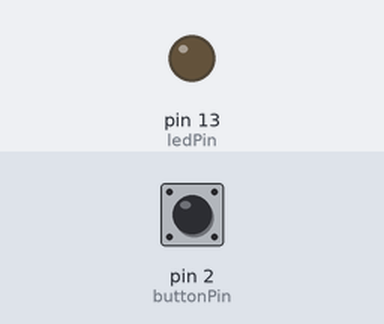
Bench run of a sketch on a simulated Arduino Uno, built with avr-gcc and run on an emulated ATmega328P. On the bench: output pins drawn as LEDs (lit = HIGH). The test bench sets the inputs (shaded band); at power-on: pin 2 (buttonPin) LOW.

Above: at 1.2 s.
1.3 s: pin 2 (buttonPin) pulled HIGH for 0.15 s
At 2.3 s:
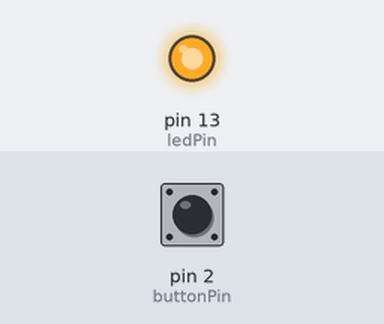
2.9 s: pin 2 (buttonPin) pulled HIGH for 1 s
At 3.5 s:
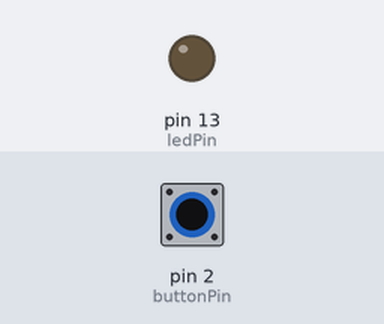
5.4 s: pin 2 (buttonPin) pulled HIGH for 3.2 s
At 6.6 s:
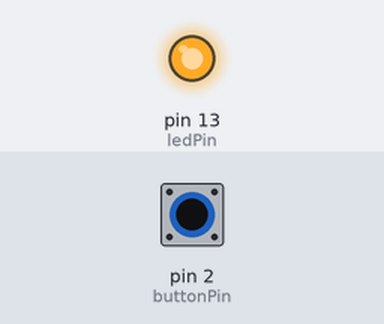
Timing chart, 0 to 8.4 s (numbered marks = the images above; inputs shaded):
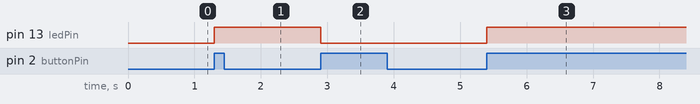

The sketch:

Bouton.ino
```cpp
/*
  Allumage de LED par bouton.
  Allume la LED quand on appuie sur le bouton.
 */

// Numéro de la broche à laquelle est connecté le bouton
const int buttonPin = 2;
// Numéro de la broche à laquelle est connectée la LED
const int ledPin =  13;
// lastState est vrai lorsque le bouton est appuyé
int lastState=0;

// ledState est vrai lorsque la led est allumé
int ledState=0;

void setup() {
  // indique que la broche de la LED est utilisée en sortie :
  // on va modifier sa tension
  pinMode(ledPin, OUTPUT);
  // indique que la broche du bouton est utilisée en entrée :
  // on va lire sa tension
  pinMode(buttonPin, INPUT);
}

void loop() {
  // lit l'état du bouton : appuyé si on lit 5V
  // éteint si on lit 0 V
  int buttonState = digitalRead(buttonPin);

  // Condition sur l'état du bouton
  if (buttonState == HIGH) {
    if (lastState==LOW){
    // s'il est à 5V (HIGH)
    // on allume la LED
      if (ledState ==0) {
        ledState = 1;
        digitalWrite(ledPin, HIGH);
      }
      else {
        ledState = 0;
        digitalWrite(ledPin, LOW);
      }
      lastState=HIGH;
    }
  }
  else {
    if (lastState == HIGH) {

     lastState =LOW;
    }
  }
}
```

Measured:
- after the input at 1.3 s, pin 13 (ledPin): LOW → HIGH at once
- after the input at 2.9 s, pin 13 (ledPin): HIGH → LOW at once
- after the input at 5.4 s, pin 13 (ledPin): LOW → HIGH at once
